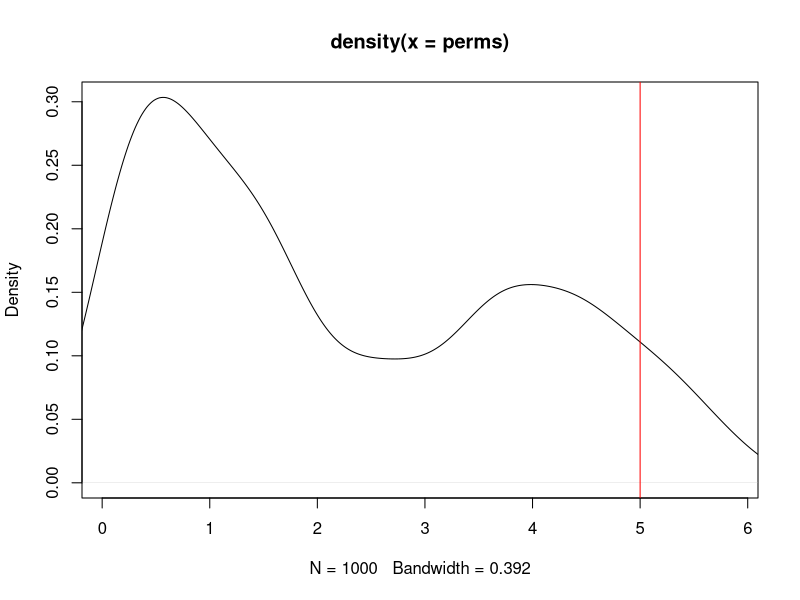
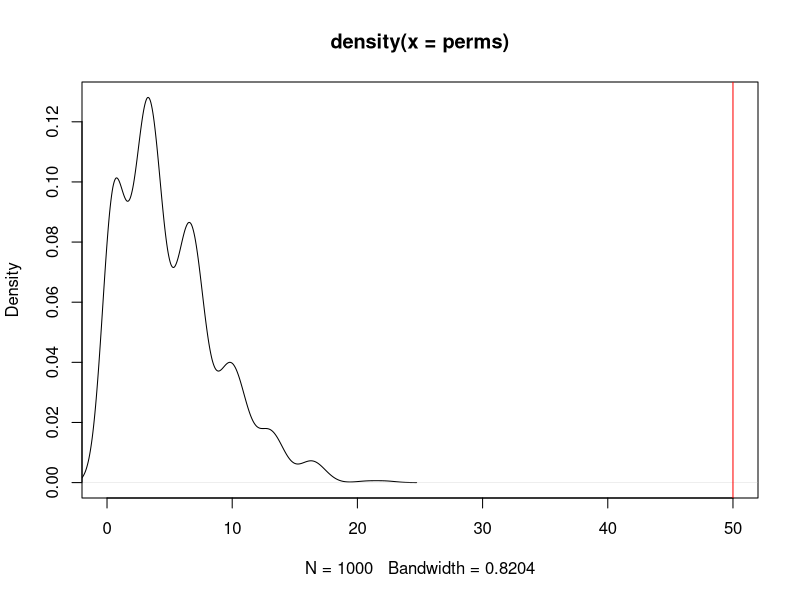

Generate these figures, in order, with R:
## ---- chunk 1
knitr::opts_chunk$set(echo = TRUE)
## ---- chunk 2
perm_vals_stat = function(listA, listB, stat_func) {
 
    all_vals = c(listA, listB)
    perm_all_vals = sample(all_vals)
    new_listA = perm_all_vals[1:length(listA)]
    new_listB = perm_all_vals[(length(listA)+1):length(all_vals)]
    
    delta = stat_func(new_listA) - stat_func(new_listB)
    
    return(delta)
}




num_trials = 1000

permutation_test_simulator = function(meanA, varA, numA,
                                      meanB, varB, numB) {
  
  sampleA = rnorm(n = numA, mean = meanA, sd = sqrt(varA))
  
  sampleB = rnorm(n = numB, mean = meanB, sd = sqrt(varB))
  
  
  perms = replicate(n = num_trials, expr = perm_vals_stat(sampleA, sampleB, mean))
  perms = abs(perms)
  
  mean_delta = abs(meanB-meanA)
  plot(density(perms),xlim=range(c(perms, mean_delta)))
  abline(v=(meanB-meanA), col='red')
  
}


## ---- chunk 3
permutation_test_simulator(5,5,5, 10,20,5)
## ---- chunk 4
permutation_test_simulator(50,5,30, 100,20,30)
